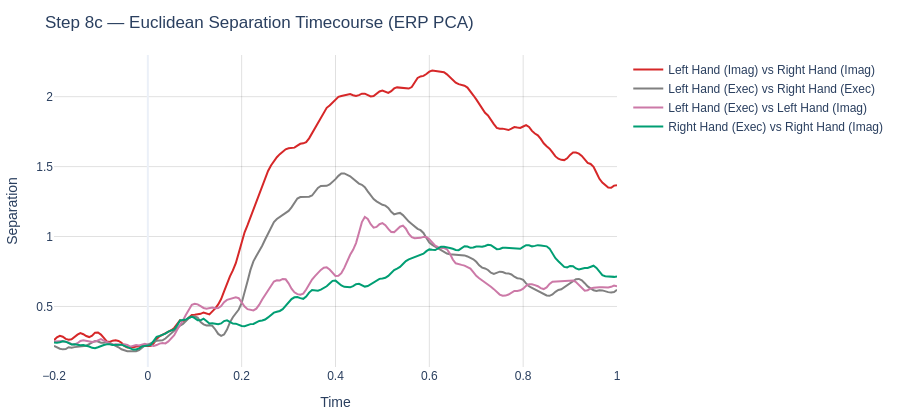

Source (notebook cell):
### Code cell
# ==============================================================================
# Step 8c: Interactive Euclidean Separation Timecourse (ERP PCA)
# ==============================================================================
fig_euc_erp = plot_trajectory_separation(
    separation=format_pair_keys(sep_timecourses_erp["centroid"], LABEL_NAMES, exclude_pairs=exclude_pairs),
    times=time_axis,
    title='Step 8c — Euclidean Separation Timecourse (ERP PCA)',
    color_map=pair_color_map,
    smooth_window=10
)
fig_euc_erp.show()

### Figure 1 — Plotly figure (JSON) as saved in the notebook; plotly's stock layout.template omitted (floating-point values rounded to 4 significant figures; data arrays with more than 128 entries replaced by an {"elided": "..."} marker saying what was removed)
{"data": [{"line": {"color": "#d62728"}, "mode": "lines", "name": "Left Hand (Imag) vs Right Hand (Imag)", "type": "scatter", "x": {"elided": "193 float values"}, "y": {"elided": "193 float values"}}, {"line": {"color": "gray"}, "mode": "lines", "name": "Left Hand (Exec) vs Right Hand (Exec)", "type": "scatter", "x": {"elided": "193 float values"}, "y": {"elided": "193 float values"}}, {"line": {"color": "#CC79A7"}, "mode": "lines", "name": "Left Hand (Exec) vs Left Hand (Imag)", "type": "scatter", "x": {"elided": "193 float values"}, "y": {"elided": "193 float values"}}, {"line": {"color": "#009E73"}, "mode": "lines", "name": "Right Hand (Exec) vs Right Hand (Imag)", "type": "scatter", "x": {"elided": "193 float values"}, "y": {"elided": "193 float values"}}], "layout": {"height": 420, "margin": {"b": 50, "l": 50, "r": 40, "t": 55}, "title": {"text": "Step 8c — Euclidean Separation Timecourse (ERP PCA)"}, "xaxis": {"title": {"text": "Time"}}, "yaxis": {"title": {"text": "Separation"}}}}
